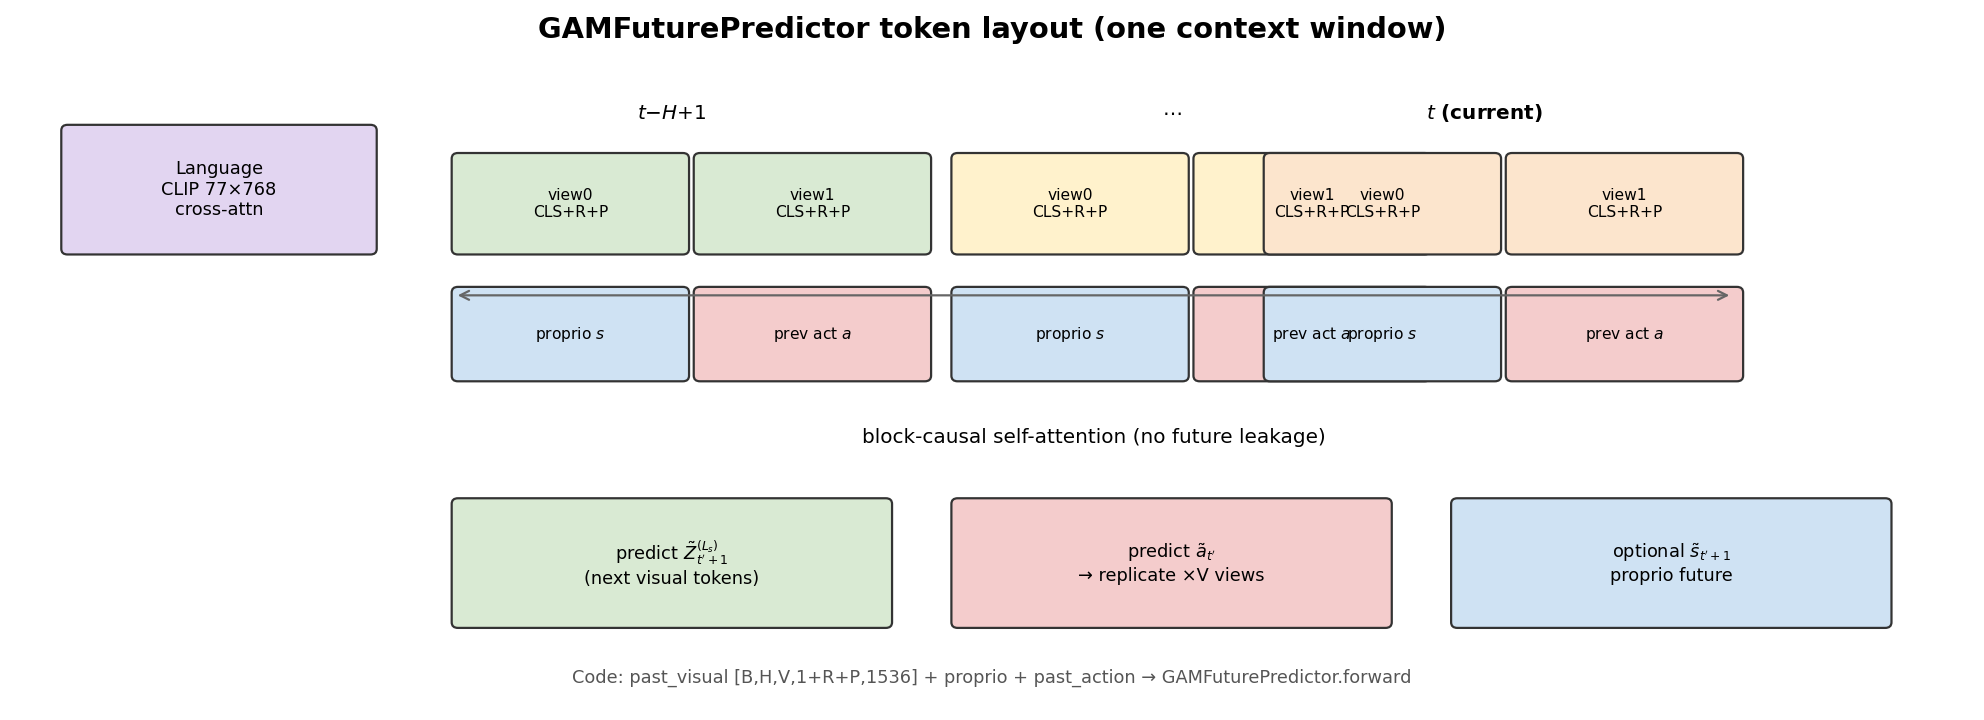

This chart was generated by the following Python code:
#!/usr/bin/env python3
"""Illustrate per-timestep token layout inside GAMFuturePredictor."""

from pathlib import Path

import matplotlib.pyplot as plt
from matplotlib.patches import FancyBboxPatch

OUT = Path(__file__).with_name("token_layout.png")


def tok(ax, x, y, w, h, label, color, fs=8):
    ax.add_patch(
        FancyBboxPatch(
            (x, y),
            w,
            h,
            boxstyle="round,pad=0.01,rounding_size=0.04",
            linewidth=1.0,
            facecolor=color,
            edgecolor="#333333",
        )
    )
    ax.text(x + w / 2, y + h / 2, label, ha="center", va="center", fontsize=fs)


def main():
    fig, ax = plt.subplots(figsize=(12.5, 4.6), dpi=160)
    ax.set_xlim(0, 12.5)
    ax.set_ylim(0, 4.6)
    ax.axis("off")
    ax.set_title(
        "GAMFuturePredictor token layout (one context window)",
        fontsize=13,
        fontweight="bold",
        pad=8,
    )

    # Language
    tok(ax, 0.3, 3.2, 2.0, 0.9, "Language\nCLIP 77×768\ncross-attn", "#E2D5F1", 8)

    # Timestep blocks
    colors = ["#D9EAD3", "#FFF2CC", "#FCE5CD"]
    titles = ["$t{-}H{+}1$", r"$\cdots$", "$t$ (current)"]
    xs = [2.8, 6.0, 8.0]
    for i, (x, c, title) in enumerate(zip(xs, colors, titles)):
        ax.text(x + 1.4, 4.15, title, ha="center", fontsize=9, fontweight="bold")
        # view tokens
        tok(ax, x, 3.2, 1.5, 0.7, "view0\nCLS+R+P", c, 7)
        tok(ax, x + 1.55, 3.2, 1.5, 0.7, "view1\nCLS+R+P", c, 7)
        tok(ax, x, 2.3, 1.5, 0.65, "proprio $s$", "#CFE2F3", 7)
        tok(ax, x + 1.55, 2.3, 1.5, 0.65, "prev act $a$", "#F4CCCC", 7)

    # Block-causal note
    ax.annotate(
        "",
        xy=(11.0, 2.9),
        xytext=(2.8, 2.9),
        arrowprops=dict(arrowstyle="<->", color="#666"),
    )
    ax.text(6.9, 1.85, "block-causal self-attention (no future leakage)", ha="center", fontsize=9)

    # Outputs
    tok(ax, 2.8, 0.55, 2.8, 0.9, "predict $\\tilde Z_{t'+1}^{(L_s)}$\n(next visual tokens)", "#D9EAD3", 8)
    tok(ax, 6.0, 0.55, 2.8, 0.9, "predict $\\tilde a_{t'}$\n→ replicate ×V views", "#F4CCCC", 8)
    tok(ax, 9.2, 0.55, 2.8, 0.9, "optional $\\tilde s_{t'+1}$\nproprio future", "#CFE2F3", 8)

    ax.text(
        6.25,
        0.15,
        "Code: past_visual [B,H,V,1+R+P,1536] + proprio + past_action → GAMFuturePredictor.forward",
        ha="center",
        fontsize=8,
        color="#555555",
    )

    fig.tight_layout()
    fig.savefig(OUT, bbox_inches="tight", facecolor="white")
    plt.close(fig)
    print(f"Wrote {OUT}")


if __name__ == "__main__":
    main()
